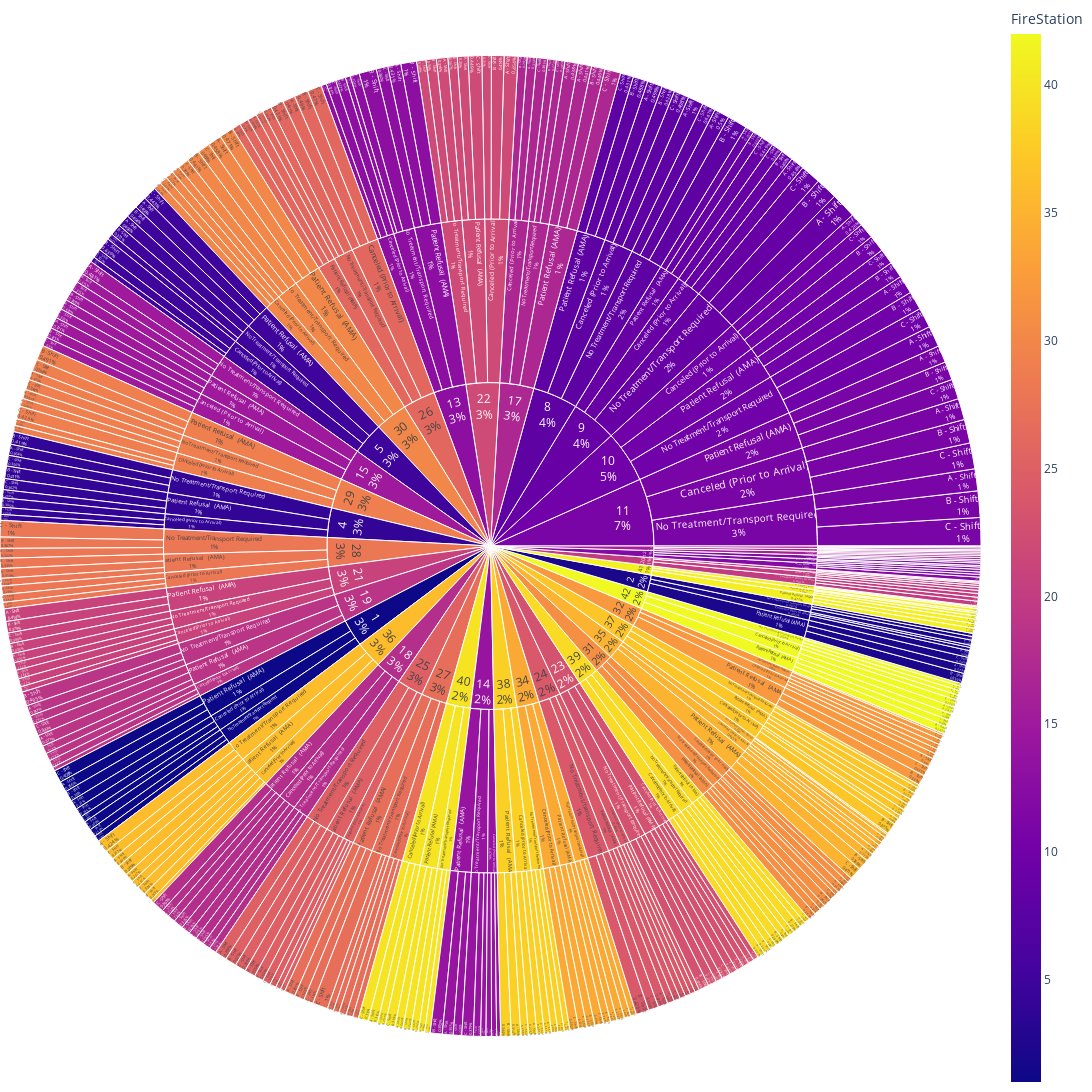

The notebook cell saved with this chart:
### Code cell
col_in = 'FireStation'
#path_in = ['FireStation', 'PatientOutcome']
path_in = ['FireStation', 'PatientOutcome', 'Shift']

# col_in = 'PatientOutcome'
# path_in = ['PatientOutcome', 'FireStation']
#path_in = ['PatientOutcome', 'FireStation','Shift']
q4_vis.sunburst(path_in, col_in, 1400)

### Figure 1 — Plotly figure (JSON) as saved in the notebook; plotly's stock layout.template omitted (floating-point values rounded to 4 significant figures; data arrays with more than 128 entries replaced by an {"elided": "..."} marker saying what was removed)
{"data": [{"branchvalues": "total", "customdata": {"elided": "494x2 mixed values"}, "domain": {"x": [0, 1], "y": [0, 1]}, "hovertemplate": "<b>%{hovertext}</b><br><br>labels=%{label}<br>count=%{value}<br>parent=%{parent}<br>id=%{id}<br>FireStation=%{color}<extra></extra>", "hovertext": {"elided": "494 str values"}, "ids": {"elided": "494 str values"}, "labels": {"elided": "494 str values"}, "marker": {"coloraxis": "coloraxis", "colors": {"elided": "494 int values"}}, "name": "", "parents": {"elided": "494 str values"}, "textinfo": "label+percent entry", "type": "sunburst", "values": {"elided": "494 int values"}}], "layout": {"coloraxis": {"colorbar": {"title": {"text": "FireStation"}}, "colorscale": [[0, "#0d0887"], [0.1111, "#46039f"], [0.2222, "#7201a8"], [0.3333, "#9c179e"], [0.4444, "#bd3786"], [0.5556, "#d8576b"], [0.6667, "#ed7953"], [0.7778, "#fb9f3a"], [0.8889, "#fdca26"], [1, "#f0f921"]]}, "height": 1400, "legend": {"tracegroupgap": 0}, "margin": {"b": 0, "l": 0, "r": 0, "t": 0}, "sunburstcolorway": ["rgb(102, 197, 204)", "rgb(246, 207, 113)", "rgb(248, 156, 116)", "rgb(220, 176, 242)", "rgb(135, 197, 95)", "rgb(158, 185, 243)", "rgb(254, 136, 177)", "rgb(201, 219, 116)", "rgb(139, 224, 164)", "rgb(180, 151, 231)", "rgb(179, 179, 179)"], "width": 1500}}
